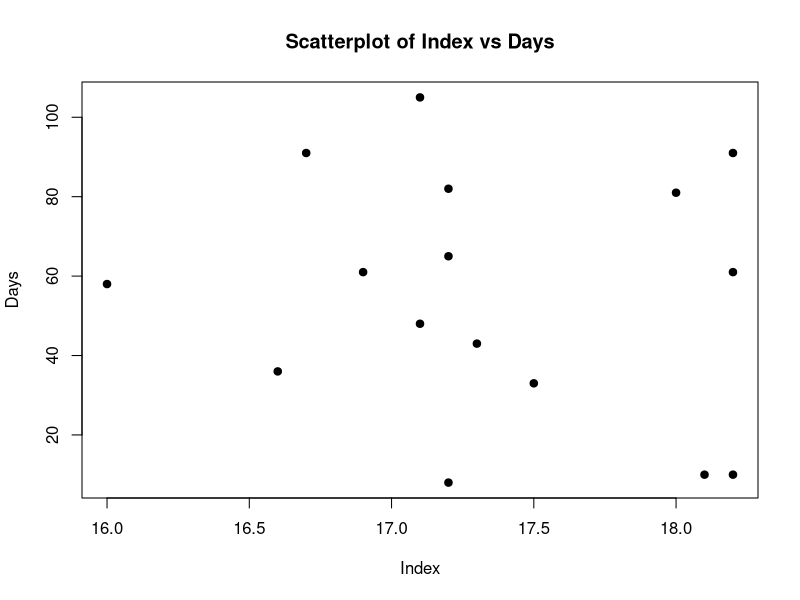
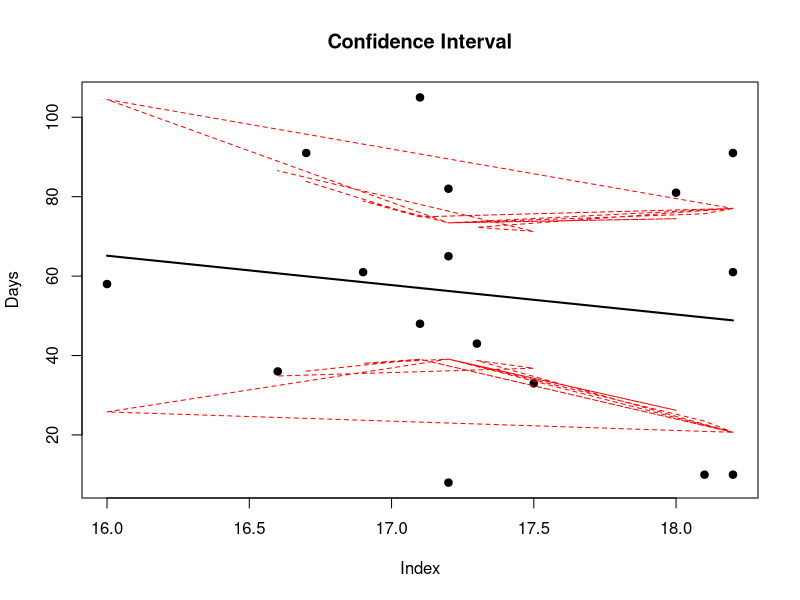

The R source for these figures, in order:
setwd("/Users/jm/Desktop/MATH 5345/")
data <- read.table("Ex2.13data.txt", header=T)
data

x = data$index
y = data$days

##########################
# a) Scatter Plot
##########################

plot(x, y, xlab="Index", ylab="Days", pch=19, main="Scatterplot of Index vs Days")

##########################
# b) Estimate the prediction equation (y = B0 + B1x)
##########################

model = lm(y~x) # Fit the model (i.e. generate coefficients for your best fit line)
model 
# B_0_hat = 183.596, B_1_hat = -7.404 -----> y = 183.596 -7.404x

##########################
# c) Test for significance of the regression
##########################

# Failing to reject H_0: B_1 = 0 is equivalent to saying:
# there is no linear relationship between y and x

# Find test statistic: 

B_1_hat <- -7.404

SS_T <- sum((y - mean(y))^2)
S_xy <- sum((y * (x - mean(x))))
S_xx <- sum((x - mean(x))^2)
SS_res <- SS_T - B_1_hat * S_xy
n <- 16
MS_res <- SS_res / (n - 2)
SE <- sqrt(MS_res / S_xx)
t_0 <- B_1_hat / SE
t_0 # -0.5994534

# Reject if |t_0| > t_alpha/2, n-2

# |-0.5994534| > 2.145 (t_0.05/2, 14)

# Therefore, accept H_0

##########################
# d) Calculate and plot the 95% confidence and prediction bands.
##########################

prd <- predict(model,newdata=data.frame(x=x),interval = c("confidence"), 
             level = 0.95,type="response")

prd

# predict.lm(model, interval="confidence")

plot(x, y, xlab="Index", ylab="Days", pch=19, main="Confidence Interval")

lines(x,prd[,1], lwd=2)
lines(x,prd[,2],col="red",lty=2)
lines(x,prd[,3],col="red",lty=2)

# A 100(1 - alpha)% CI on B_1 is:

# B_1_hat - t_alpha/2_n-2 * se(B_1_hat) <= B_1 <= B_1_hat + t_alpha/2_n-2 * se(B_1_hat)

lower <- B_1_hat - (2.145 * SE)
lower # -33.89744
upper <- B_1_hat + (2.145 * SE)
upper # 19.08944

# So, the CI is: (-33.89744, 19.08944)